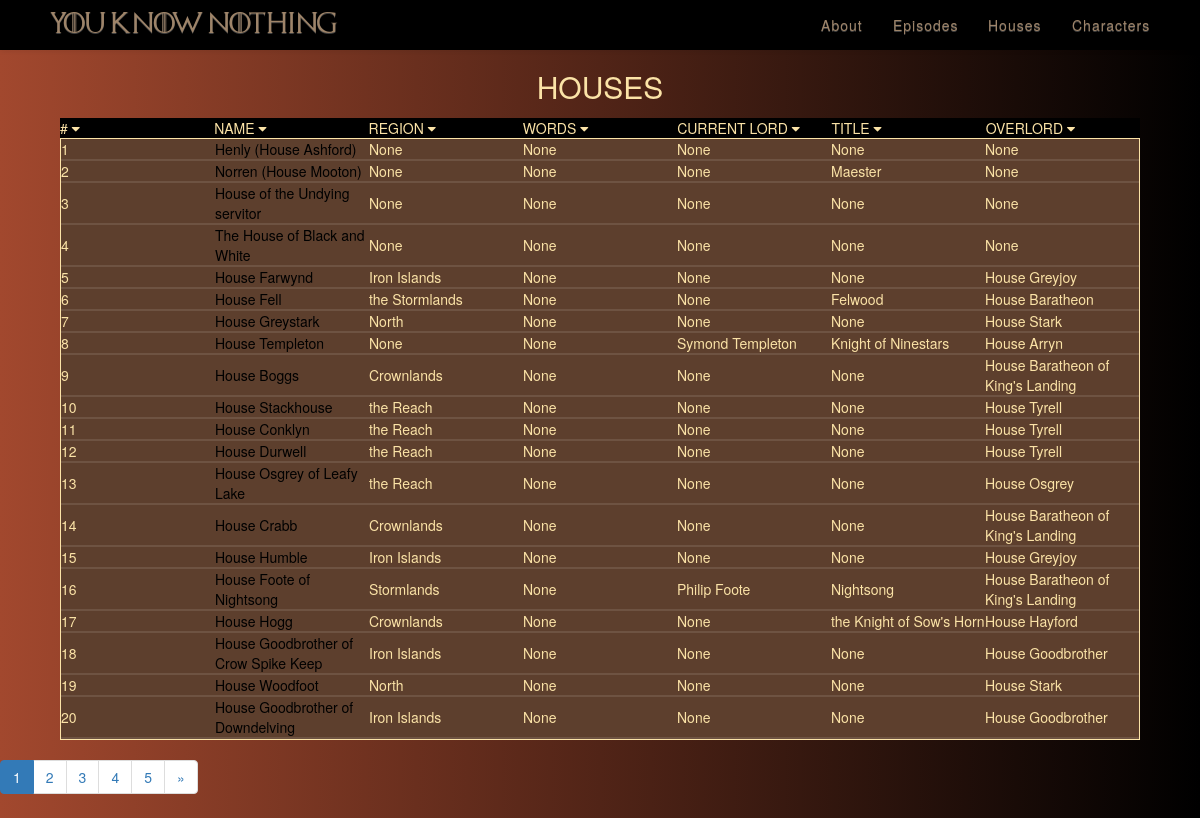
The app's page /houses with its own data.
### app/models.py (models this page shows, shortened)
class House(db.Model):
    id = db.Column(db.Integer, primary_key=True)
    name = db.Column(db.String, unique=True)
    region = db.Column(db.String)
    words = db.Column(db.String)
    current_lord = db.Column(db.String)
    title = db.Column(db.String)
    overlord = db.Column(db.String)
    imageLink = db.Column(db.String, unique=True)

### app/views.py (the view)
@application.route('/houses', methods=['GET', 'POST'])
@application.route('/houses/<int:page>', methods=['GET', 'POST'])
def houses(page=1):
    houses = models.House.query.paginate(page, 20, False)
    return render_template('houses.html', houses=houses)

### app/templates/houses.html (shortened to what this page needs)
<!doctype html>
<html>
<head>
	<link rel="stylesheet" href="{{url_for('static',
	filename='css/style.css')}}">
	<link rel="stylesheet" href="{{ url_for('static', filename='css/models.css') }}">
	 <link rel="stylesheet" href="http://maxcdn.bootstrapcdn.com/font-awesome/4.2.0/css/font-awesome.min.css">
	<link rel="stylesheet" href="https://maxcdn.bootstrapcdn.com/bootstrap/3.3.7/css/bootstrap.min.css">
	<link rel="stylesheet" href="https://maxcdn.bootstrapcdn.com/bootstrap/3.3.7/css/bootstrap-theme.min.css">
</head>
<body>
	<div id="nav-row">
		<div ng-app>
			<nav class="navbar">{% include 'navWell.html' %}</nav>
		</div>
	</div>
	<h3 class = "page-title">Houses</h3>
	<div class="tbl-header">
		<table cellpadding="0" cellspacing="0" border="0">
			<thead>
				<tr>
					<th> # <i class="fa fa-caret-down" onclick="sortTable(0); myFunction(0);"></i></th>
					<th> Name <i class="fa fa-caret-down" onclick="sortTable(1); myFunction(1);"></i></th>
					<th> Region <i class="fa fa-caret-down" onclick="sortTable(2); myFunction(2);"></i></th>
					<th> Words <i class="fa fa-caret-down" onclick="sortTable(3); myFunction(3);"></i></th>
					<th> Current Lord <i class="fa fa-caret-down" onclick="sortTable(4); myFunction(4);"></i></th>
					<th> Title <i class="fa fa-caret-down" onclick="sortTable(5); myFunction(5);"></i></th>
					<th> Overlord <i class="fa fa-caret-down" onclick="sortTable(6); myFunction(6);"></i></th>
				</tr>
			</thead>
		</table>
	</div>
	<div class = "tbl-content">
		<table id="myTable2" cellpadding="0" cellspacing="0" border="0">
			{% block content %}
            <tbody>
                {% for house in houses.items %}
                <tr>
                    <td>{{ house.id }}</td>
                    <td><a href="{{ url_for('house', name=house.name)
                    }}">{{ house.name }}</a></td>
                    <td>{{ house.region }}</td>
                    <td>{{ house.words }}</td>
                    <td>{{ house.current_lord }}</td>
                    <td>{{ house.title }}</td>
                    <td>{{ house.overlord }}</td>
                </tr>
                {%  endfor %}
            </tbody>
            {% endblock %}
		</table>
	</div>
	<nav aria-label="Page navigation example">
        <ul class="pagination justify-content-center">
        <li class="page-item active"><a class="page-link" href="{{ url_for('houses', page=houses.page) }}">{{houses.page}}</a></li>
        <li class="page-item"><a class="page-link" href="{{ url_for('houses', page=houses.next_num) }}">{{houses.next_num}}</a></li>
        <li class="page-item"><a class="page-link" href="{{ url_for('houses', page=houses.next_num+1) }}">{{houses.next_num+1}}</a></li>
        <li class="page-item"><a class="page-link" href="{{ url_for('houses', page=houses.next_num+1) }}">{{houses.next_num+2}}</a></li>
        <li class="page-item"><a class="page-link" href="{{ url_for('houses', page=houses.next_num+1) }}">{{houses.next_num+3}}</a></li>
        {% if houses.has_next %}<li class="page-item">
          <a class="page-link" href="{{ url_for('houses', page=houses.next_num) }}" aria-label="Next">
            <span aria-hidden="true">&raquo;</span>
          </a>
        </li>{% endif %}
      </ul>
    </nav>
</html>

### app/static/css/style.css (style rules this page uses)
html { height: 100%; overflow-x: hidden; }
#nav-row { width:100%; background-color: black; }

### app/static/css/models.css (style rules this page uses)
body { background: #000000; background: -webkit-linear-gradient(to right, #A2482E , #000000); background: linear-gradient(to right, #A2482E , #000000); margin: 50px; }
.page-title { font-size: 30px; color: #FBE3A7; text-transform: uppercase; font-weight: 300; text-align: center; margin-bottom: 15px; }
table { width:100%; table-layout: fixed; }
.tbl-header { background-color: #000; margin-left: 5%; margin-right: 5%; }
.tbl-content { overflow-x:auto; margin-top: 0px; border: 1px solid #FBE3A7; margin-left: 5%; margin-right: 5%; background-color: #5D3F2D; }
th { padding: 20px 15px; text-align: left; font-weight: 500; font-size: 14px; color: #FBE3A7; text-transform: uppercase; }
td { padding: 20px 15px; padding-left: 15px; text-align: left; vertical-align:middle; font-weight: 300; font-size: 14px; color: #FBE3A7; border-bottom: solid 2px rgba(255,255,255,0.1); }
td a { color: #000; font-weight: 400; }

### records on screen
House: id "1", name "Henly (House Ashford)", region "None", words "None", current_lord "None", title "None", overlord "None"
House: id "2", name "Norren (House Mooton)", region "None", words "None", current_lord "None", title "Maester", overlord "None"
House: id "3", name "House of the Undying servitor", region "None", words "None", current_lord "None", title "None", overlord "None"
House: id "4", name "The House of Black and White", region "None", words "None", current_lord "None", title "None", overlord "None"
House: id "5", name "House Farwynd", region "Iron Islands", words "None", current_lord "None", title "None", overlord "House Greyjoy"
House: id "6", name "House Fell", region "the Stormlands", words "None", current_lord "None", title "Felwood", overlord "House Baratheon"
House: id "7", name "House Greystark", region "North", words "None", current_lord "None", title "None", overlord "House Stark"
House: id "8", name "House Templeton", region "None", words "None", current_lord "Symond Templeton", title "Knight of Ninestars", overlord "House Arryn"
House: id "9", name "House Boggs", region "Crownlands", words "None", current_lord "None", title "None", overlord "House Baratheon of King's Landing"
House: id "10", name "House Stackhouse", region "the Reach", words "None", current_lord "None", title "None", overlord "House Tyrell"
House: id "11", name "House Conklyn", region "the Reach", words "None", current_lord "None", title "None", overlord "House Tyrell"
House: id "12", name "House Durwell", region "the Reach", words "None", current_lord "None", title "None", overlord "House Tyrell"
House: id "13", name "House Osgrey of Leafy Lake", region "the Reach", words "None", current_lord "None", title "None", overlord "House Osgrey"
House: id "14", name "House Crabb", region "Crownlands", words "None", current_lord "None", title "None", overlord "House Baratheon of King's Landing"
House: id "15", name "House Humble", region "Iron Islands", words "None", current_lord "None", title "None", overlord "House Greyjoy"
House: id "16", name "House Foote of Nightsong", region "Stormlands", words "None", current_lord "Philip Foote", title "Nightsong", overlord "House Baratheon of King's Landing"
House: id "17", name "House Hogg", region "Crownlands", words "None", current_lord "None", title "the Knight of Sow's Horn", overlord "House Hayford"
House: id "18", name "House Goodbrother of Crow Spike Keep", region "Iron Islands", words "None", current_lord "None", title "None", overlord "House Goodbrother"
House: id "19", name "House Woodfoot", region "North", words "None", current_lord "None", title "None", overlord "House Stark"
House: id "20", name "House Goodbrother of Downdelving", region "Iron Islands", words "None", current_lord "None", title "None", overlord "House Goodbrother"

### other values on screen
{{ houses.page }} "1"
{{ houses.next_num }} "2"
{{ houses.next_num+1 }} "3"
{{ houses.next_num+2 }} "4"
{{ houses.next_num+3 }} "5"
